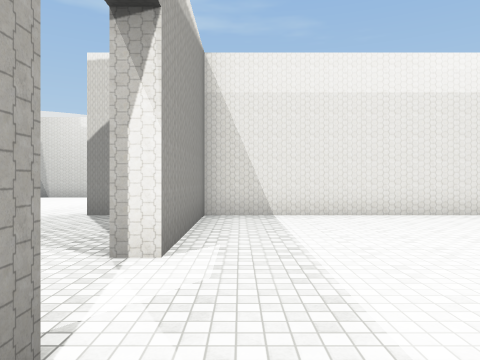
view 1 (above)

24 first-person views from a walk through a scene from a Unity 3-D project. The camera is 1.5 m above the floor, looks level and sees 70° across. Doors are open. The floor is counted in squares, 2 m on a side. Each view is taken from the middle of a square. On the plan, view 1 faces up. The plan holds only what a view shows up to about 11 squares ahead; the rest is blank. The place goes on beyond the plan. The player character is not drawn. Some surface patterns are stand-ins.

view 2
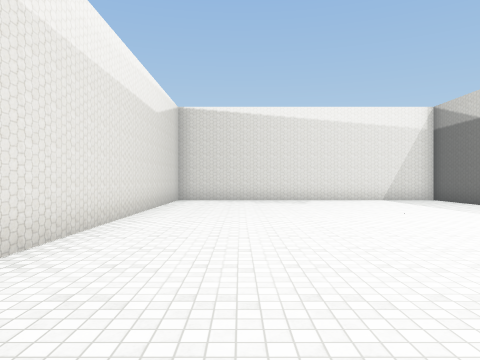

view 3
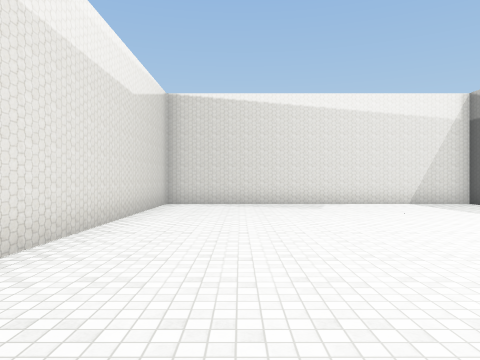

view 4
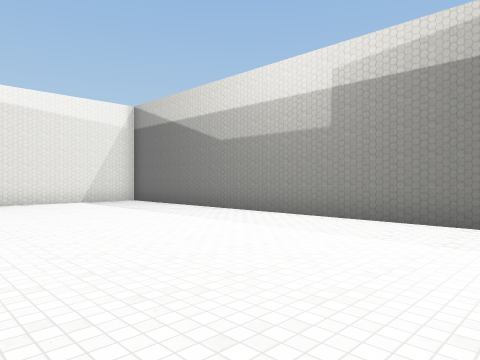

view 5
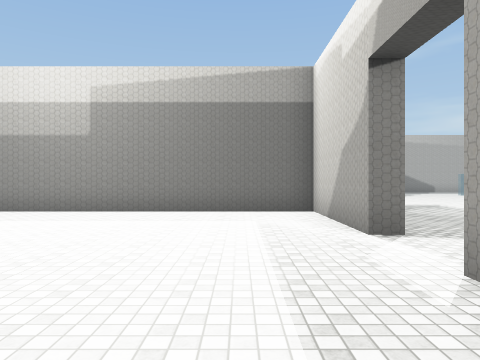

view 6
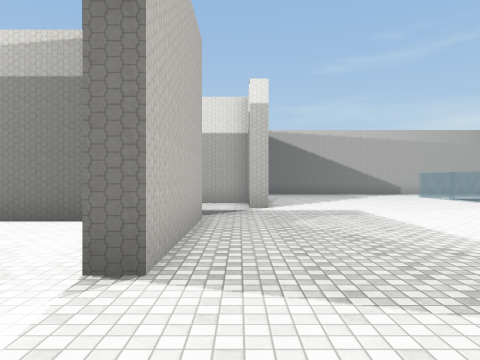

view 7
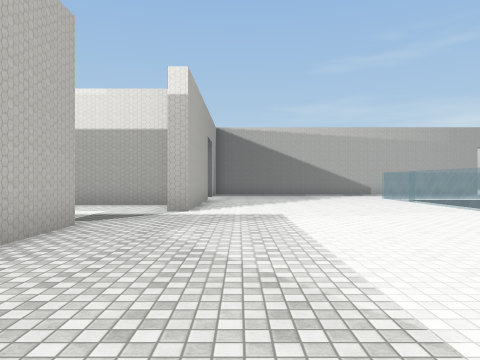

view 8
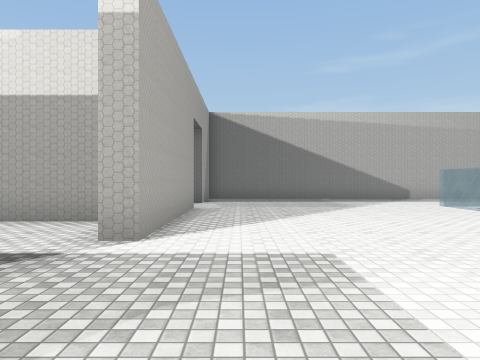

view 9
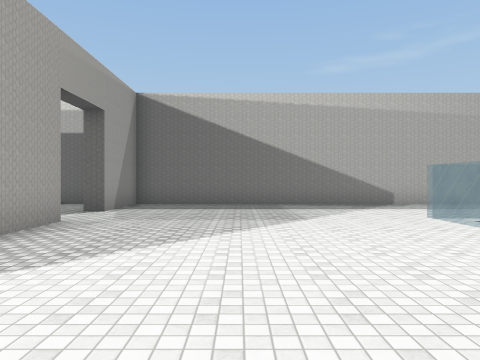

view 10
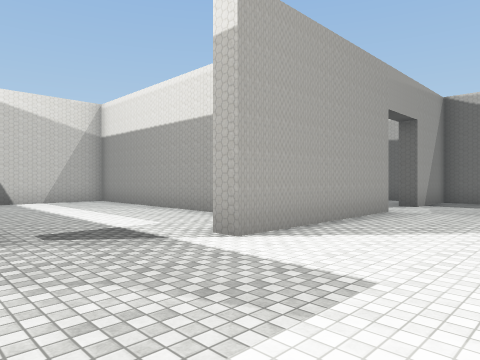

view 11
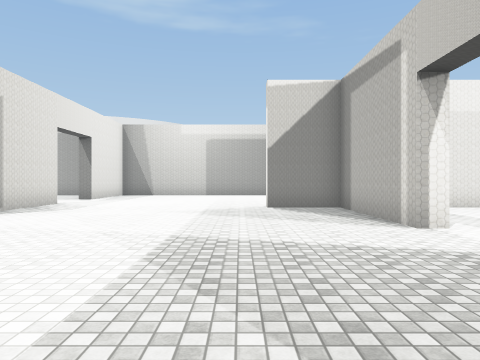

view 12
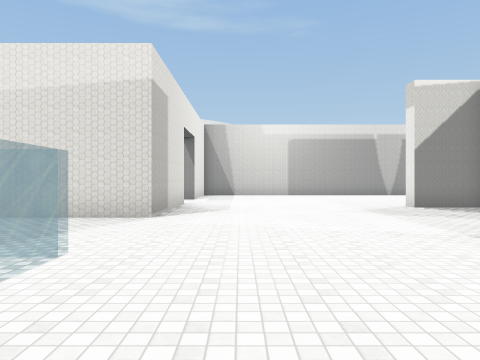

view 13
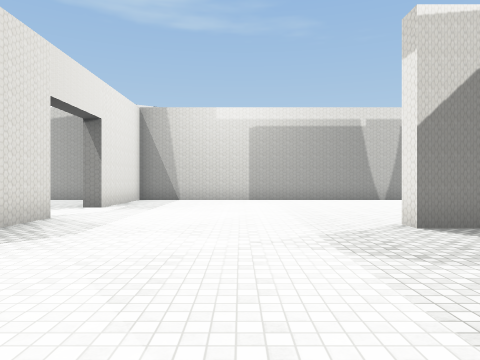

view 14
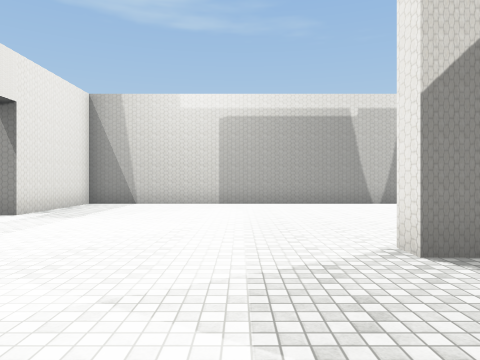

view 15
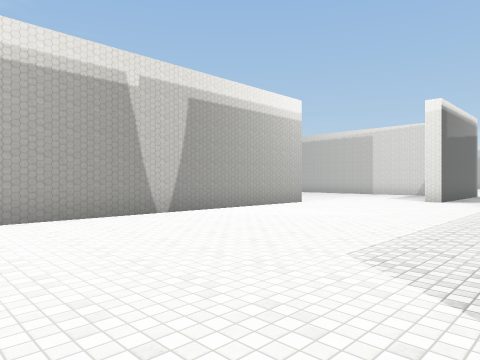

view 16
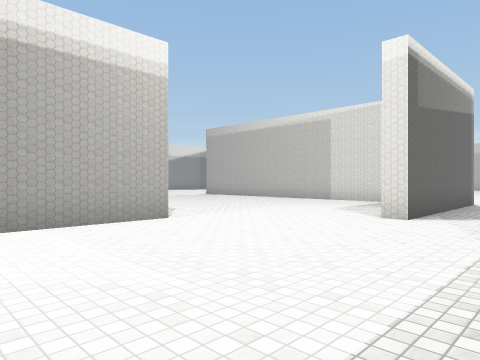

view 17
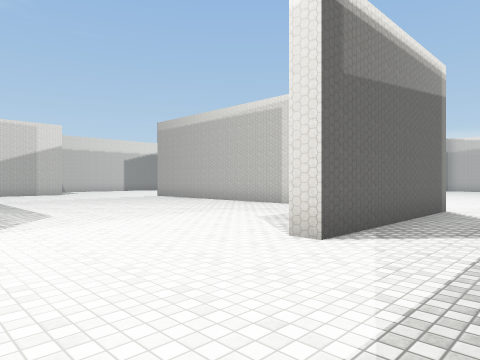

view 18
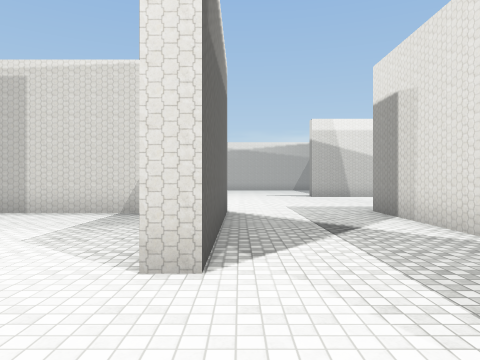

view 19
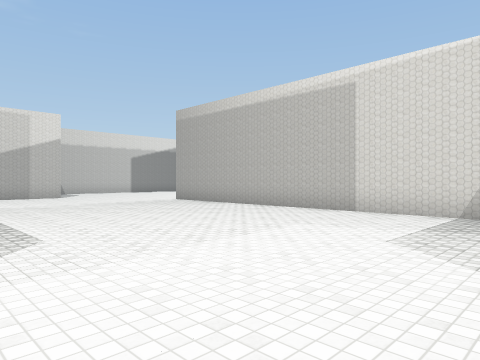

view 20
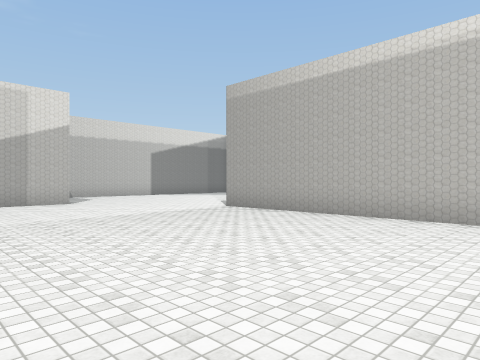

view 21
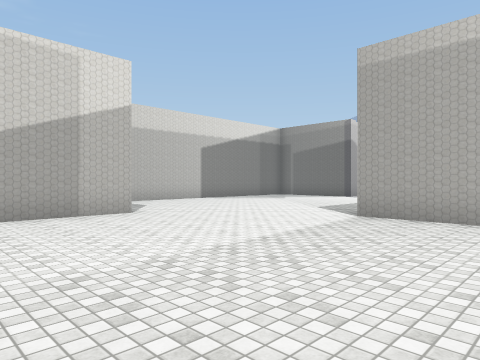

view 22
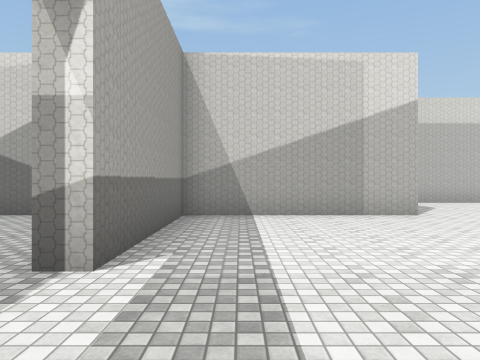

view 23
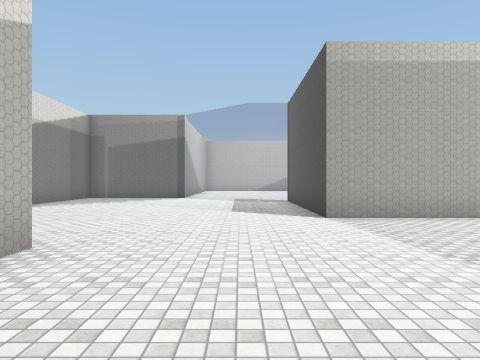

view 24
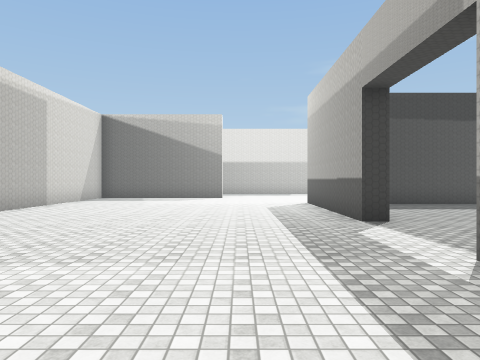

### Floor plan
Points are (right, up) in squares from view 1. A wall is a line through its corners. A room is listed if a view was taken in it or the views show most of it. See-through windows are left out.
Room 1 (views 1, 2, 3, 4, 5)
walls: (-1.3, 1.3) (-0.8, 1.3) (-0.8, -2.2) (12.7, -2.2) (12.7, 7.3) (-0.8, 7.3) (-0.8, 3.3) (-1.3, 3.3)
ways out: opening at (-1, 2.5) to room 2
Room 2 (views 6, 7, 8, 9, 10, 11, 12, 13, 14, 15, 16, 17, 18, 19, 20, 21, 22, 23, 24)
walls: (9.5, 7.8) (13.2, 7.8); (-1.3, 3.3) (-1.3, 7.3) (-3.3, 7.3) (-3.3, 7.9); (13.2, 11.3) (7.7, 11.3) (7.7, 11.9); (12.7, 13.2) (12.7, 23.3) (17, 23.3); (4.8, 19.8) (4.8, 14.8) (-9.8, 14.8) (-9.8, 11.3) (-10.2, 11.3); (-1.3, -2.8) (-1.3, 1.3); (-9.8, 8.9) (-9.8, 4.8) (-12.5, 4.8); (6.2, -5.4) (6.2, -4.1); (-2.3, -5.6) (-2.3, -7); (-1.9, -7.2) (4.4, -7.2); (9.9, 27.3) (4.8, 27.3) (4.8, 22.8); (-2.8, -10.2) (-2.8, -5.2) (-2.2, -5.2); (-1.1, -14.7) (-0.4, -14.7); (-12.5, -14.7) (-2.8, -14.7) (-2.8, -12.2) (-2.2, -12.2)
ways out: opening at (-1, 2.5) to room 1; opening at (4, 21)

Where each view was taken, in squares from view 1:
view 1: 0 up, 0 right, facing up
view 2: 5 up, 0 right, facing right
view 3: 5 up, 2 right, facing right
view 4: 4 up, 1 right, facing down-right
view 5: 6 up, 1 right, facing down
view 6: 4 up, 2 left, facing down
view 7: 3 up, 4 left, facing down
view 8: 1 down, 4 left, facing down
view 9: 4 down, 6 left, facing down
view 10: 2 down, 6 left, facing down-right
view 11: 2 down, 4 left, facing up
view 12: 2 down, 8 left, facing up
view 13: 2 up, 6 left, facing up
view 14: 4 up, 5 left, facing up
view 15: 8 up, 5 left, facing up-right
view 16: 9 up, 1 right, facing up-right
view 17: 9 up, 4 right, facing up-right
view 18: 11 up, 5 right, facing right
view 19: 12 up, 5 right, facing up-right
view 20: 16 up, 6 right, facing up-right
view 21: 20 up, 6 right, facing up-right
view 22: 20 up, 6 right, facing up
view 23: 25 up, 6 right, facing right
view 24: 26 up, 7 right, facing down
